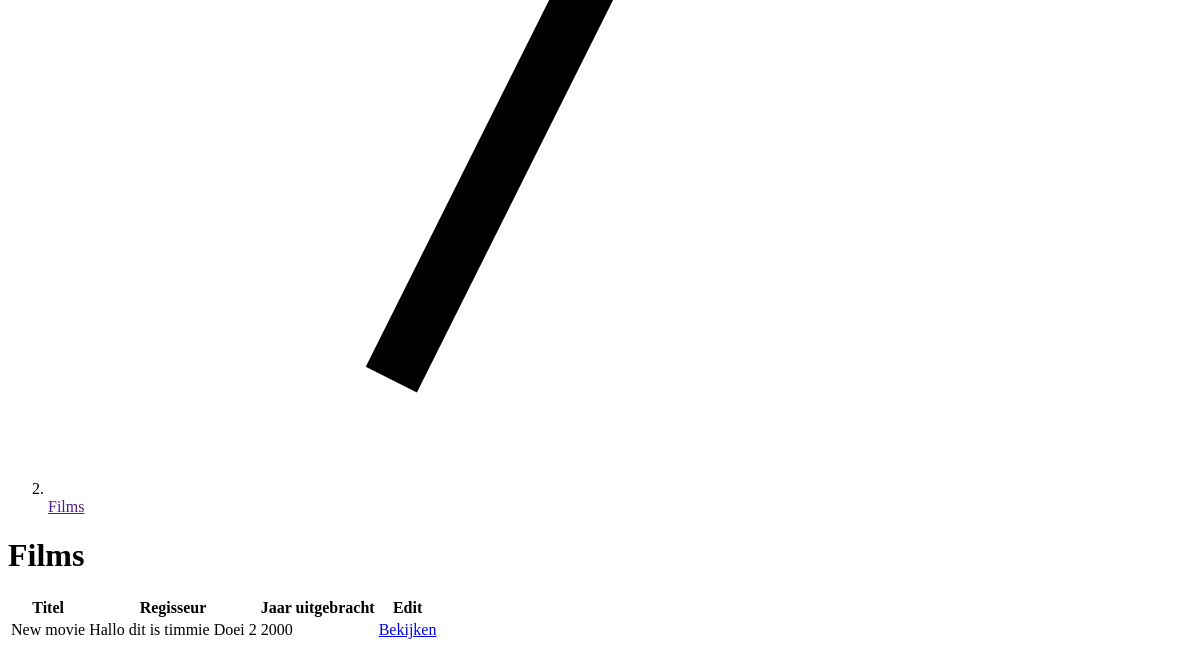
/films (lower part), run on an earlier commit of the app's database.
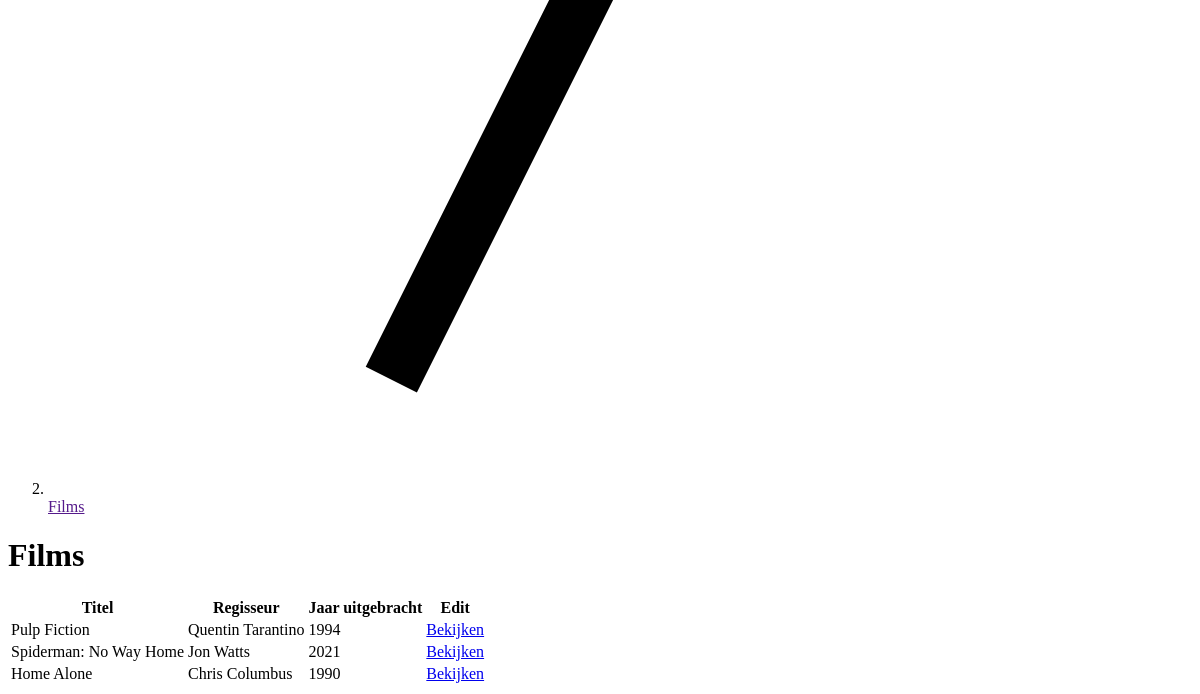
And on a later commit of the database.
### src/models.py (models this page shows, shortened)
class Film(db.Model):
    __tablename__ = 'films'
    id = db.Column(db.Integer, primary_key=True)
    title = db.Column(db.String(64), nullable=False)
    year = db.Column(db.Integer, nullable=False)
    director_id = db.Column(db.Integer, db.ForeignKey('directors.id'), nullable=False)
    director = db.relationship(
        'Director', backref='film'
    )
    roles = db.relationship(
        'Role', backref='role'
    )
    comments = db.relationship(
        'Comment', backref='film', cascade='all, delete-orphan'
    )

class Director(db.Model):
    __tablename__ = 'directors'
    id = db.Column(db.Integer, primary_key=True)
    first_name = db.Column(db.String(64), nullable=False)
    last_name = db.Column(db.String(64), nullable=False)
    def full_name(self):
        return self.first_name + ' ' + self.last_name

### src/routes/web.py (the view)
@app.route('/films')
def index_films():
    return render_template('films/index.html', films=FilmApi.index())

### src/api/FilmApi.py (called while the page is built)
    @staticmethod
    def index():
        return Film.query.all()

### src/templates/films/index.html (shortened to what this page needs)
{% extends 'layouts/dashboard.html' %}
{% import 'macros/app.html' as macro %}
{% block heading %}
    {{ macro.breadcrumbs([{'title': 'Films'}]) }}
{% endblock %}
{% block content %}
    <div class="space-y-4 md:space-y-6">
        <div class="sm:flex justify-between">
            <h1 class="text-3xl font-bold leading-tight text-gray-900">
                Films
            </h1>
        </div>
        <div class="bg-white rounded-md shadow-sm overflow-hidden">
            <div class="flex flex-col">
                <div class="-my-2 -mx-4 overflow-x-auto sm:-mx-6 lg:-mx-8">
                    <div class="inline-block min-w-full py-2 align-middle md:px-6 lg:px-8">
                        <div class="overflow-hidden shadow ring-1 ring-black ring-opacity-5 md:rounded-lg">
                            <table class="min-w-full divide-y divide-gray-300">
                                <thead class="bg-teal-600">
                                <tr>
                                    <th scope="col"
                                        class="py-3 pl-4 pr-3 text-left text-xs font-medium uppercase tracking-wide text-white sm:pl-6">
                                        Titel
                                    </th>
                                    <th scope="col"
                                        class="px-3 py-3 text-left text-xs font-medium uppercase tracking-wide text-white">
                                        Regisseur
                                    </th>
                                    <th scope="col"
                                        class="px-3 py-3 text-left text-xs font-medium uppercase tracking-wide text-white">
                                        Jaar uitgebracht
                                    </th>
                                    <th scope="col" class="relative py-3 pl-3 pr-4 sm:pr-6">
                                        <span class="sr-only">Edit</span>
                                    </th>
                                </tr>
                                </thead>
                                <tbody class="divide-y divide-gray-200 bg-white">
                                    {% for film in films %}
                                        <tr>
                                            <td class="whitespace-nowrap py-4 pl-4 pr-3 text-sm font-medium text-gray-900 sm:pl-6">
                                                {{ film.title }}
                                            </td>
                                            <td class="whitespace-nowrap px-3 py-4 text-sm text-gray-500">
                                                {{ film.director.full_name() }}
                                            </td>
                                            <td class="whitespace-nowrap px-3 py-4 text-sm text-gray-500">
                                                {{ film.year }}
                                            </td>
                                            <td class="relative whitespace-nowrap py-4 pl-3 pr-4 text-right text-sm font-medium sm:pr-6">
                                                <a href="{{ url_for('show_film', film_id=film.id) }}"
                                                   class="text-teal-600 hover:text-teal-900">
                                                    Bekijken
                                                </a>
                                            </td>
                                        </tr>
                                    {% endfor %}
                                </tbody>
                            </table>
                        </div>
                    </div>
                </div>
            </div>
        </div>
    </div>
{% endblock %}

What changed in the data, as far as the page shows it:
changed Film: title "New movie" → "Pulp Fiction"; director.full_name "Hallo dit is timmie Doei 2" → "Quentin Tarantino"; year "2000" → "1994"
added Film: title "Spiderman: No Way Home", director.full_name "Jon Watts", year "2021"
added Film: title "Home Alone", director.full_name "Chris Columbus", year "1990"
